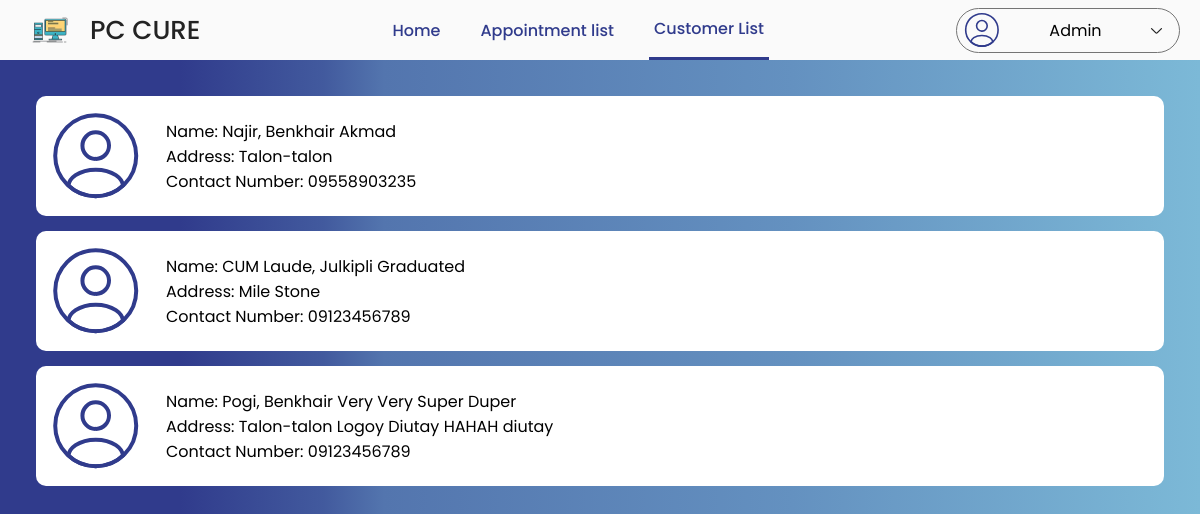
The page /admin/customer-list.php (signed in) on the database its author committed.
### tables this page shows
CREATE TABLE `customer` (
  `customer_id` int(11) NOT NULL,
  `email` varchar(100) NOT NULL,
  `password` varchar(100) NOT NULL,
  `first_name` varchar(100) NOT NULL,
  `middle_name` varchar(100) DEFAULT NULL,
  `last_name` varchar(100) NOT NULL,
  `contact_num` varchar(100) NOT NULL,
  `set_date` date NOT NULL,
  `specreq` varchar(250) NOT NULL,
  `address` varchar(100) NOT NULL,
  `created_at` timestamp NOT NULL DEFAULT current_timestamp(),
  `updated_at` timestamp NOT NULL DEFAULT current_timestamp() ON UPDATE current_timestamp()
);

### class/admin.class.php (called while the page is built, shortened)
<?php
    include_once 'database.php';
    class Admin{
        protected $db;
        function __construct(){
            $this->db = new Database;
        }
        function getInfo($admin_id){
            $sql = 'SELECT * FROM admin WHERE admin_id = :admin_id;';
            $query = $this->db->connect()->prepare($sql);
            $query->bindParam(':admin_id', $admin_id);
            if($query->execute()){
                $data = $query->fetch();
            }
            return $data;
        }
    }
?>

### class/database.php (called while the page is built)
<?php
    class Database{
        private $host = 'localhost';
        private $username = 'u563903406_pccure';
        private $password = 'Wecurepc101';
        private $database = 'u563903406_pc_repair';
        protected $connection;
        function connect(){
            try{
                $this->connection = new PDO("mysql:host=$this->host;dbname=$this->database",
                                            $this->username, $this->password);
            }
            catch(PDOException $e){
                echo 'Connection Error ' . $e->getMessage();
            }
            return $this->connection;
        }
    }
?>

### class/customer.class.php (called while the page is built, shortened)
<?php
    include_once 'database.php';
    class Customer{
        protected $db;
        function __construct(){
            $this->db = new Database;
        }
        function getAll(){
            $sql = 'SELECT * FROM customer ORDER BY created_at DESC';
            $query = $this->db->connect()->prepare($sql);
            if($query->execute()){
                if($query->rowCount() < 1){
                    $data = 'empty';
                }
                else{
                    $data = $query->fetchAll();
                }
            }
            return $data;
        }
    }
?>

### admin/customer-list.php (the view)
<?php
    $page_title = 'Customer List';
    include_once '../includes/admin/header.php';
    include_once '../includes/admin/navbar.php';
    include_once '../class/customer.class.php';
    $customers = new Customer;
?>
<div class="order">
<?php
    if($customers->getAll() === 'empty'){
        echo '<div class="empty"><p>No customer accounts yet.</p></div>';
    }
    else{
        foreach($customers->getAll() as $customer){
    ?>
        <div class="orders">
            <a href="customer-info.php?customer_id=<?= $customer['customer_id'] ?>">
                <img src="/images/icons/random/profile.svg" style="width: 100px; height: 100px;">
                <div class="details" style="color:black">
                    <p>Name: <?= $customer['last_name'] . ', ' . $customer['first_name'] . ' ' . $customer['middle_name'] ?></p>
                    <p>Address: <?= $customer['address'] ?></p>
                    <p>Contact Number: <?= $customer['contact_num'] ?></p>
                </div>
            </a>
        </div>
    <?php
        }
    }
    ?>
</div>
<?php
    include_once '../includes/admin/header.php';
?>

### includes/admin/header.php (shortened to what this page needs)
<?php
    include_once '../class/admin.class.php';
    if($page_title !== 'Login'){
        $admin = new Admin;
        $admin = $admin->getInfo($_SESSION['admin_id']);
    }
?>
<!DOCTYPE html>
<html lang="en">
<head>
    <link rel="stylesheet" href="../style/main.css">
</head>
<body>
    <div class="container">

### includes/admin/navbar.php (shortened to what this page needs)
<header class="header">
    <nav>
        <a href="home.php" class="logo">
            <img src="../images/icons/logo/12.png">
            <p>PC CURE</p>
        </a>
        <div class="mid-content">
            <a href="home.php" class="<?= $page_title === 'Admin | Home' ? 'active' : '' ?>">Home</a>
            <a href="appointment.php" class="<?= $page_title === 'Appointment List' ? 'active' : '' ?>">Appointment list</a>
            <a href="customer-list.php" class="<?= $page_title === 'Customer List' ? 'active' : '' ?>">Customer List</a>
        </div>
        <div class="account">
            <img src="../images/icons/random/profile.svg">
            <p class="name" style="color: black;">
                <?= $admin['first_name'] ?>
            </p>
            <img src="../images/icons/random/arrowdown.svg">
        </div>
    </nav>
</header>

### style/main.css (style rules this page uses)
* { font-family: "Poppins"; margin: 0; padding: 0; box-sizing: border-box; list-style: none; outline: none; text-decoration: none; }
body { font-family: Arial, Helvetica, sans-serif; margin: 0; }
.header { width: 100%; background: #fafafa; }
.header nav { background: #fafafa; display: flex; justify-content: space-between; min-height: 60px; max-width: 1400px; margin: auto; padding: 0 20px; position: relative; z-index: 1; }
.header nav .logo { display: flex; flex-direction: row; justify-content: center; align-items: center; gap: 10px; }
.header nav .logo img { height: 60px; width: 60px; }
.header nav .logo p { font-weight: 500; font-size: 26px; color: #232323; }
.header nav .mid-content { display: flex; flex-direction: row; justify-content: center; align-items: center; gap: 30px; }
.header nav .mid-content a { color: #303B8C; font-weight: 500; display: flex; flex-direction: row; justify-content: center; align-items: center; height: 100%; padding: 0 5px; }
.header nav .mid-content .active { border-bottom: 3px solid #303B8C; }
.header nav .account { display: flex; flex-direction: row; justify-content: space-between; align-items: center; border: 1px solid #757575; gap: 10px; margin: auto 0; height: 45px; padding: 5px 15px 5px 5px; border-radius: 24px; min-width: 224px; max-width: 224px; cursor: pointer; }
.header nav .account p { color: #363434; max-width: 130px; overflow: hidden; white-space: nowrap; text-overflow: ellipsis; }
.order { min-height: calc(100vh - 60px); max-width: 1400px; margin: 0 auto; padding: 3%; }
.order .orders { margin-bottom: 15px; }
.order .orders a { display: flex; align-items: center; text-decoration: none; color: #232323; background: #ffffff; margin-bottom: 8px; color: #fafafa; border-radius: 10px; padding: 10px; padding-right: 30px; gap: 20px; }
.order .orders a img { border-radius: 5px; -o-object-fit: cover; object-fit: cover; }

### includes/admin/header.php (style rules this page uses)
body { background: linear-gradient(to right, #303b8c 15%, #425a9e 27%, #5375ae 32%, #6491c0 66%, #7cb9d7 100% ); }

### rows shown on the page
customer: last_name "Najir", first_name "Benkhair", middle_name "Akmad", address "Talon-talon", contact_num "09558903235"
customer: last_name "CUM Laude", first_name "Julkipli", middle_name "Graduated", address "Mile Stone", contact_num "09123456789"
customer: last_name "Pogi", first_name "Benkhair", middle_name "Very Very Super Duper", address "Talon-talon Logoy Diutay HAHAH diutay", contact_num "09123456789"

### other values the page prints
$admin['first_name'] "Admin"
